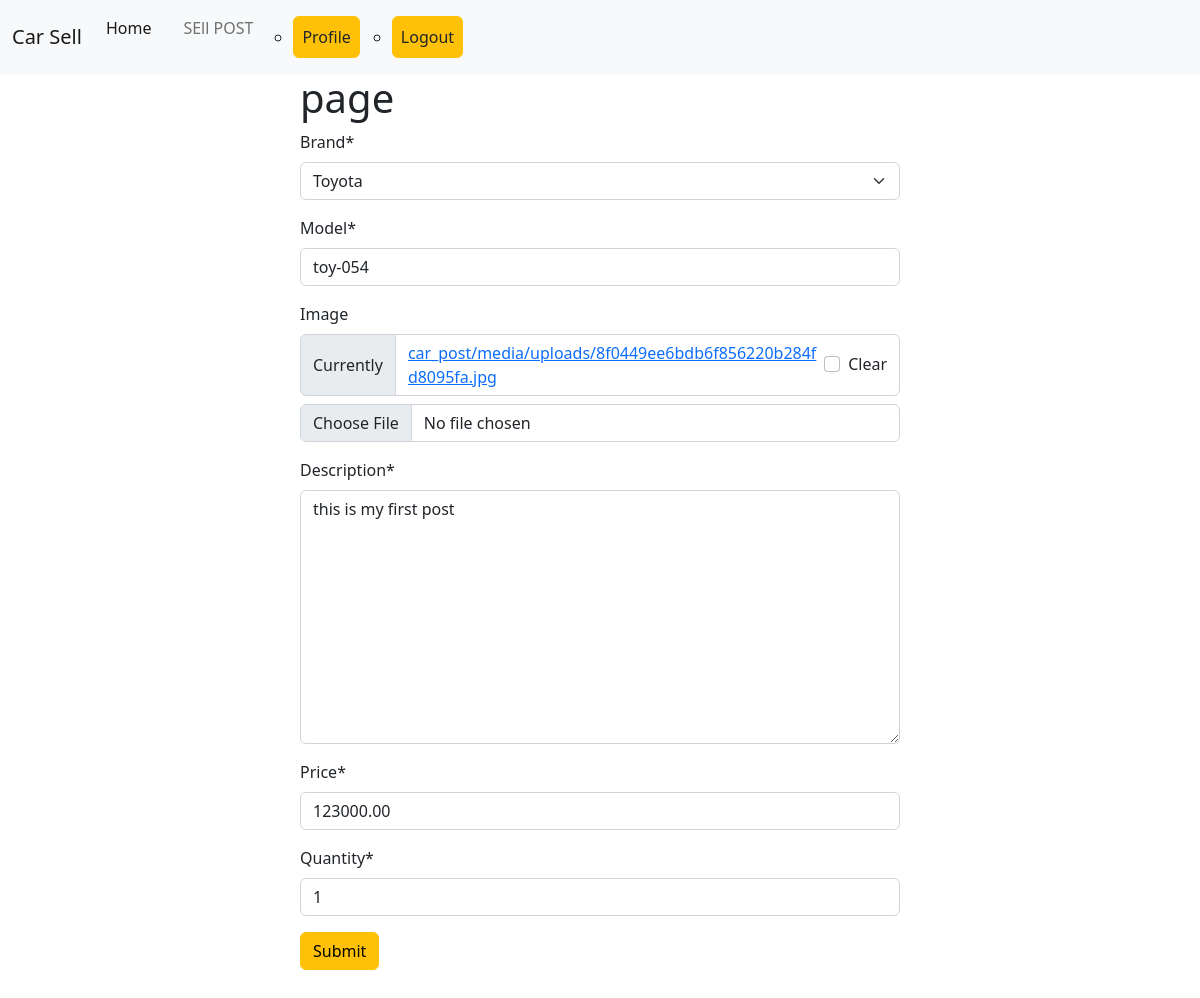
The app's page /car/edit/4/ (signed in) with its own data.
### car_post/models.py (models this page shows, shortened)
class Car(models.Model):
    brand = models.ForeignKey(Brand, on_delete=models.CASCADE)
    model = models.CharField(max_length=100)
    image = models.ImageField(upload_to='car_post/media/uploads/', blank=True, null=True)
    description = models.TextField()
    price = models.DecimalField(max_digits=10, decimal_places=2)
    quantity = models.IntegerField(default=0)
    owner = models.ForeignKey(User, on_delete=models.CASCADE)

### car_post/views.py (the view)
# urls.py: path('edit/<int:id>/', views.EditPostView.as_view(), name='edit_post'),
@method_decorator(login_required, name='dispatch')
class EditPostView(UpdateView):
    model = models.Car
    form_class = forms.CarForm
    template_name = 'car_post.html'
    pk_url_kwarg = 'id'
    success_url = reverse_lazy('profile')

### car_post/forms.py
class CarForm(forms.ModelForm):
    class Meta:
        model = Car
        exclude = ['owner']

### brand/models.py (called while the page is built)
    def __str__(self):
        return self.name

### car_post/templates/car_post.html (shortened to what this page needs)
{% extends 'base.html' %}
{% load crispy_forms_tags %}
{% block content %}
<form style="width: 50%; margin: auto;" method="post">
    <h1>{{type}} page</h1>
    {{form | crispy}}
    <button class="btn btn-warning mb-5">Submit</button>
</form>
{% endblock %}

### records on screen
Car: brand "Toyota", model "toy-054", description "this is my first post", price "123000.00", quantity "1"
